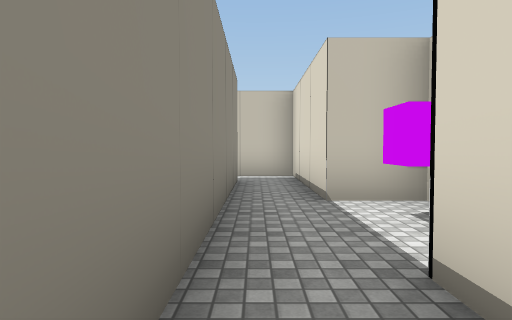
view 1 (above)

24 first-person views from a walk through a 3-D level made in the Unity game engine. The camera is 1.3 m above the floor, tilts 2° down and sees 75° across. The floor is counted in squares, 2 m on a side. Each view is taken from the middle of a square. On the plan, view 1 faces up. The plan holds only what a view shows up to about 10 squares ahead; the rest is blank. The place goes on beyond the plan. The player is left out. Some surface patterns are stand-ins.

view 2
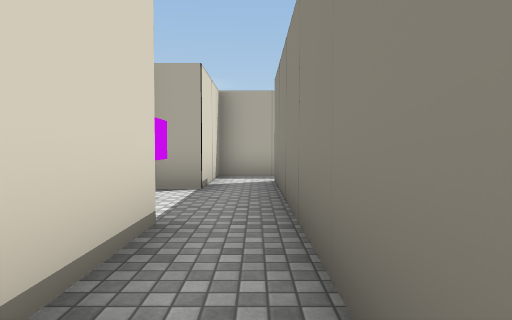

view 3
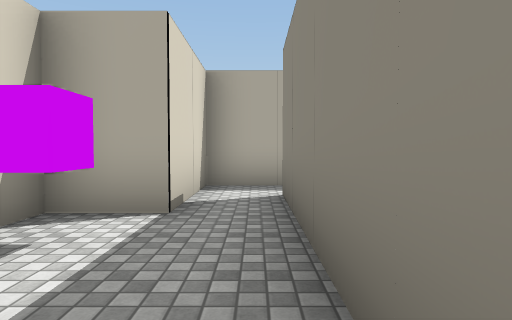

view 4
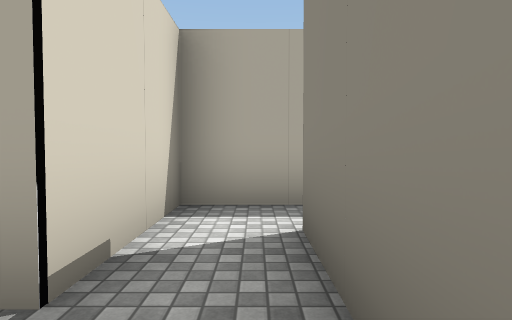

view 5
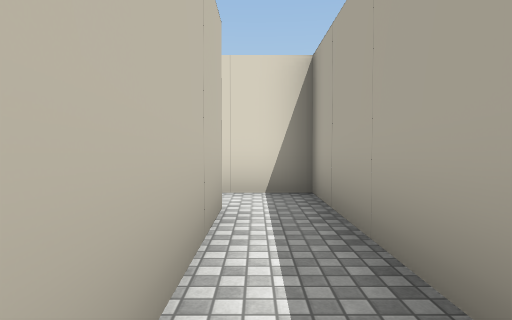

view 6
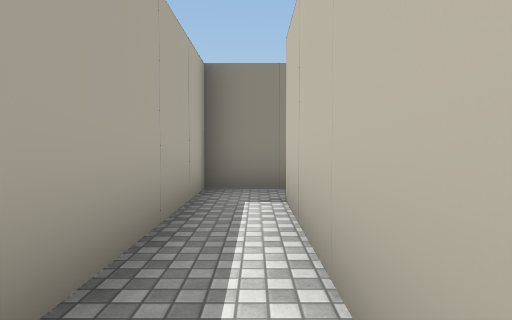

view 7
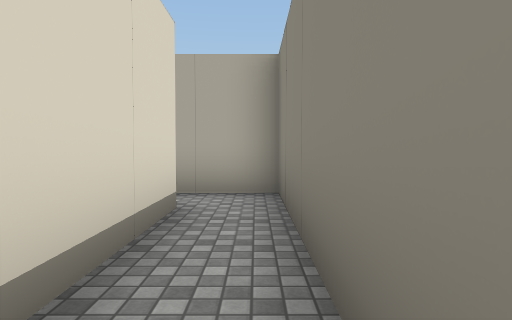

view 8
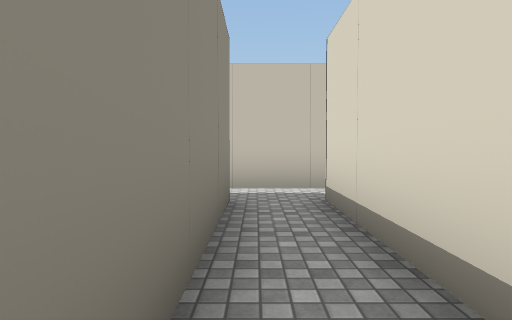

view 9
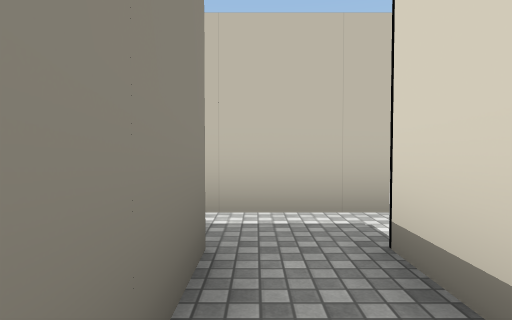

view 10
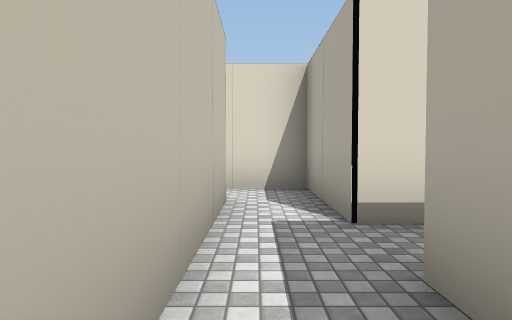

view 11
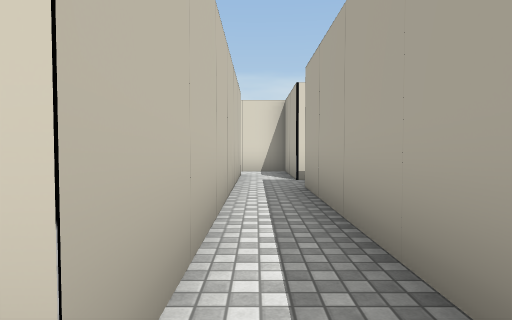

view 12
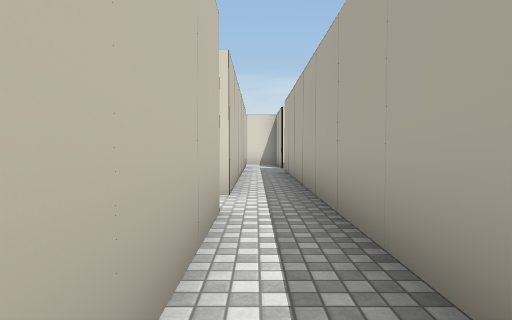

view 13
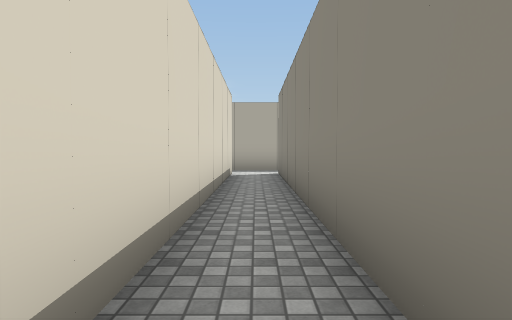

view 14
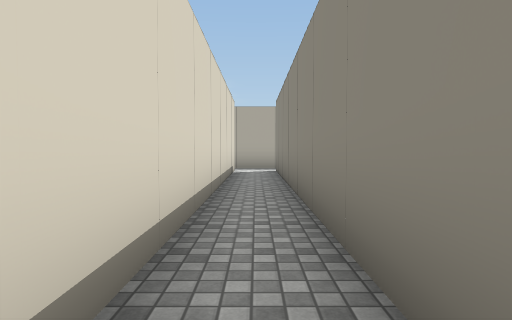

view 15
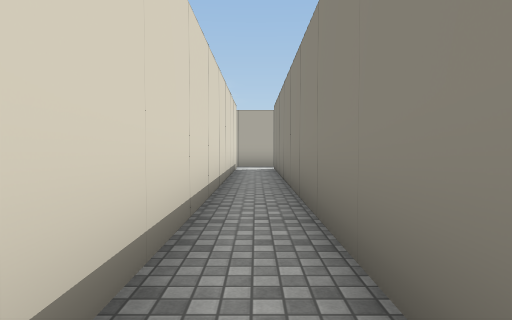

view 16
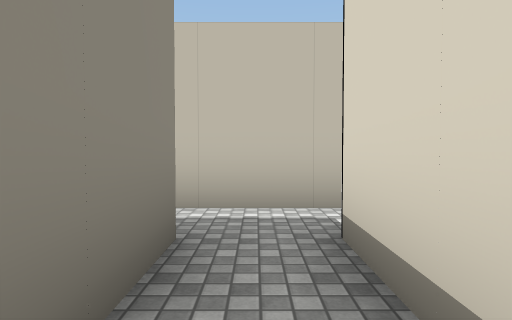

view 17
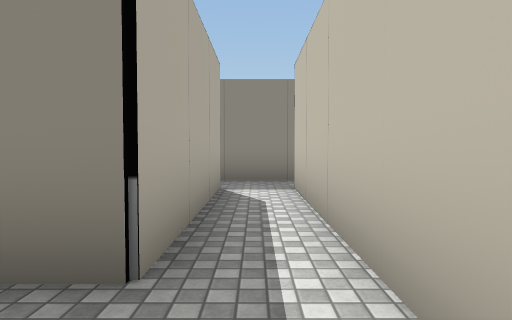

view 18
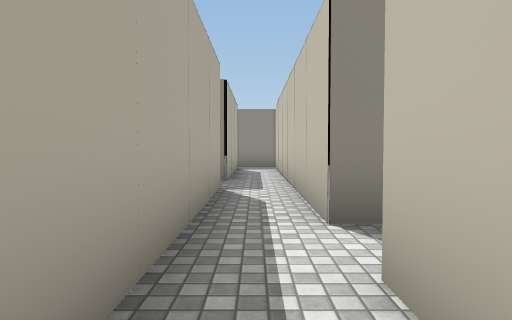

view 19
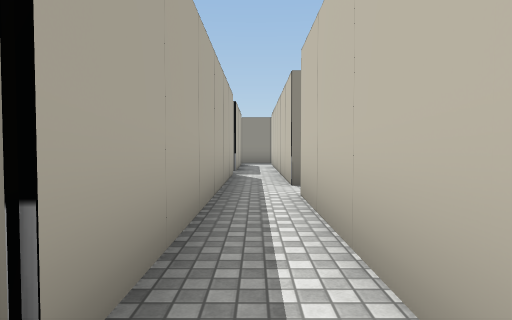

view 20
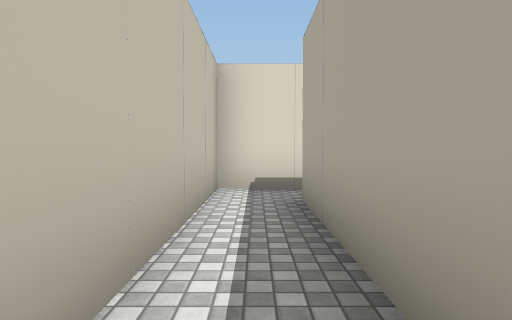

view 21
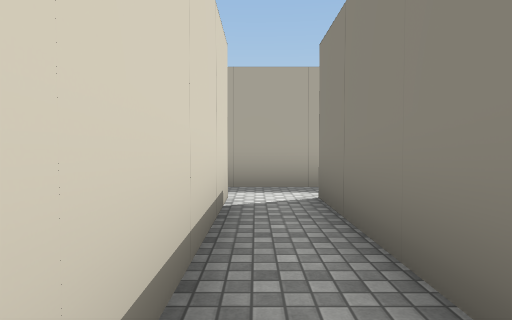

view 22
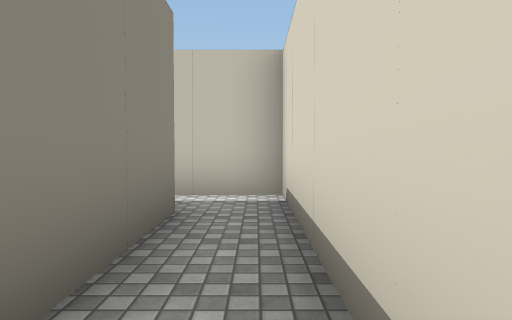

view 23
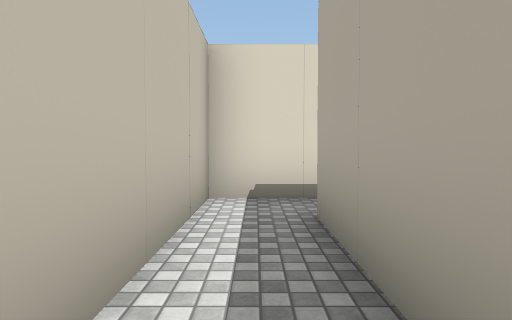

view 24
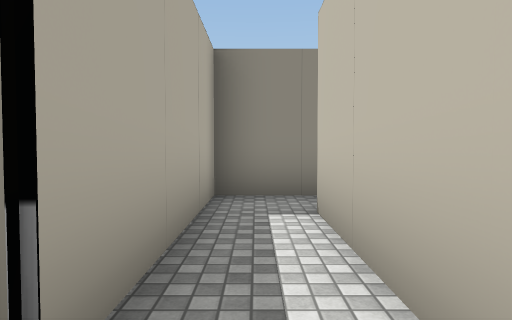

### Floor plan
Points are (right, up) in squares from view 1. A wall is a line through its corners. A room is listed if a view was taken in it or the views show most of it. See-through windows are left out.
Room 1 (views 1, 5, 6)
walls: (-0.4, 1.4) (-0.4, 0.4) (-4.1, 0.4); (-5.3, -0.8) (0.9, -0.8) (0.9, 1.7)
ways out: opening at (0, 1) to room 2; opening at (-4, 0) to room 3
Room 2 (views 2, 3, 4)
walls: (2.1, 4.1) (0.9, 4.1) (0.9, 7.9) (-0.5, 7.9); (0.9, 1.7) (2.1, 1.7); (-0.4, 6.6) (-0.4, 1.4)
low walls: (2.1, 1.7) (2.1, 2.4)
ways out: opening at (0, 1) to room 1
Room 3 (views 7, 8, 9)
walls: (-4.1, 0.4) (-4.1, 4.2); (-5.3, 4.2) (-5.3, -0.8)
ways out: opening at (-4, 0) to room 1; opening at (-5, 4) to room 4
Room 4 (view 10)
walls: (-10.5, 4.2) (-5.3, 4.2); (-4.4, 5.4) (-10.4, 5.4)
ways out: opening at (-5, 4) to room 3; opening at (-10, 5) to room 5; opening at (-3.5, 5) to room 11
Room 5 (views 11, 12, 13, 14, 16)
walls: (-10.4, 5.4) (-10.4, 15.4); (-14, 4.2) (-10.5, 4.2); (-11.6, 15.4) (-11.6, 5.4) (-14.6, 5.4)
ways out: opening at (-10, 5) to room 4; opening at (-11, 15) to room 6
Room 6 (view 15)
walls: (-15.4, 15.4) (-11.6, 15.4); (-10.5, 16.6) (-15.4, 16.6)
ways out: opening at (-11, 15) to room 5; opening at (-11, 16) to room 7; opening at (-16, 16)
Room 7 (views 17, 20, 22)
walls: (-6.6, 16.6) (-6.6, 20.6); (-7.8, 20.4) (-7.8, 16.6) (-10.5, 16.6); (-10.4, 15.4) (-6.5, 15.4)
ways out: opening at (-11, 16) to room 6; opening at (-6, 16) to room 8; opening at (-7, 20) to room 9
Room 8 (views 18, 19)
walls: (-1.6, 15.2) (-1.6, 16.6) (-6.6, 16.6); (-6.5, 15.4) (-2.8, 15.4)
ways out: opening at (-6, 16) to room 7; opening at (-2, 15)
Room 9 (views 21, 24)
walls: (-10.4, 20.4) (-7.8, 20.4); (-6.6, 20.6) (-6.6, 21.6) (-10.4, 21.6)
ways out: opening at (-7, 20) to room 7; opening at (-10, 21) to room 10
Room 10 (view 23)
walls: (-11.6, 21.9) (-11.6, 20.4) (-10.4, 20.4)
ways out: opening at (-10, 21) to room 9
Room 11 (no view inside)
walls: (-2.9, 5.4) (-4.4, 5.4); (-4.1, 4.2) (-1.6, 4.2) (-1.6, 5.5)
ways out: opening at (-3.5, 5) to room 4

Where each view was taken, in squares from view 1:
view 1: 0 up, 0 right, facing up
view 2: 7 up, 0 right, facing down
view 3: 5 up, 0 right, facing down
view 4: 3 up, 0 right, facing down
view 5: 0 up, 4 left, facing right
view 6: 0 up, 0 right, facing left
view 7: 4 up, 5 left, facing down
view 8: 0 up, 5 left, facing up
view 9: 2 up, 5 left, facing up
view 10: 5 up, 7 left, facing right
view 11: 5 up, 11 left, facing right
view 12: 5 up, 15 left, facing right
view 13: 14 up, 11 left, facing down
view 14: 15 up, 11 left, facing down
view 15: 16 up, 11 left, facing down
view 16: 13 up, 11 left, facing up
view 17: 16 up, 10 left, facing left
view 18: 16 up, 5 left, facing left
view 19: 16 up, 2 left, facing left
view 20: 16 up, 7 left, facing right
view 21: 21 up, 7 left, facing down
view 22: 17 up, 7 left, facing up
view 23: 21 up, 11 left, facing right
view 24: 21 up, 7 left, facing left
